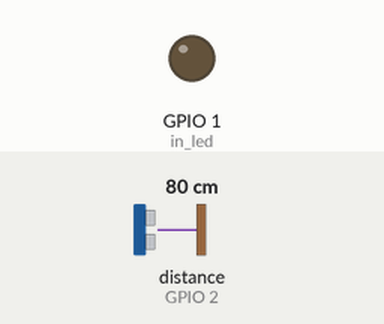
This sketch was run on a simulated ESP8266 (NodeMCU). On the bench: output pins drawn as LEDs (lit = HIGH). Wiring (inferred from the names in the program): ultrasonic range finder: trigger GPIO 0; echo GPIO 2. Inputs (shaded band) come from the test bench; at power-on: distance to the obstacle (sensor on GPIO 2) 80 cm. The echo pulse lasts 58.3 µs per cm; WiFi joins after 1.5 s; servers stay silent unless stated; no MQTT or app messages arrive unless stated; pins used as bus, display or sensor lines are not drawn; what the sketch prints to the serial monitor is not drawn.

Above: at 0.1 s.
At 11.6 s:
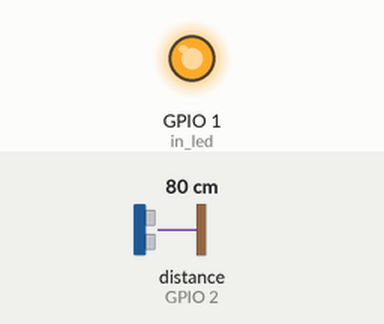
Timing chart, 0 to 13.1 s (numbered marks = the images above):
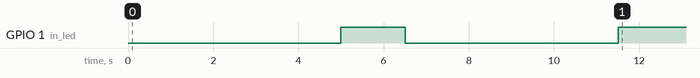

The sketch:

esp01.ino
```cpp
#include <ESP8266WiFi.h>
#include <PubSubClient.h>

#define wifi_ssid "Ruben"
#define wifi_password "123456789"

#define mqtt_server "192.168.43.105"
#define mqtt_port 1883
#define mqtt_user "user1"
#define mqtt_password "1234"

#define out_topic "/eps-L1/location/sensor1"
#define in_led 1

#define echoPin 2 // Echo Pin
#define trigPin 0 // Trigger Pin

long duration, distance; // Duration used to calculate distance

WiFiClient espClient;
PubSubClient client;

void setup() {
  Serial.begin(115200);
  pinMode(in_led, OUTPUT);
  pinMode(trigPin, OUTPUT);
  pinMode(echoPin, INPUT);

  digitalWrite(in_led, LOW);
  delay(5000);
  digitalWrite(in_led, HIGH);

  setup_wifi();
  client.setClient(espClient);
  client.setServer(mqtt_server, mqtt_port);

  digitalWrite(in_led, LOW);
  delay(5000);
  digitalWrite(in_led, HIGH);
}

void setup_wifi() {
  delay(10);
  // We start by connecting to a WiFi network
  Serial.println();
  Serial.print("Connecting to ");
  Serial.println(wifi_ssid);

  WiFi.begin(wifi_ssid, wifi_password);

  while (WiFi.status() != WL_CONNECTED) {
    delay(500);
    Serial.print(".");
  }

  Serial.println("");
  Serial.println("WiFi connected");
  Serial.println("IP address: ");
  Serial.println(WiFi.localIP());
}

void reconnect() {
  // Loop until we're reconnected
  while (!client.connected()) {
    Serial.print("Attempting MQTT connection...");
    // Attempt to connect
    // If you do not want to use a username and password, change next line to
    // if (client.connect("ESP8266Client")) {
    if (client.connect("ESP8266Client", mqtt_user, mqtt_password)) {
      Serial.println("connected");
    } else {
      Serial.print("failed, rc=");
      Serial.print(client.state());
      Serial.println(" try again in 5 seconds");
      // Wait 5 seconds before retrying
      delay(5000);
    }
  }
}

void loop() {
  if (!client.connected()) {
    reconnect();
  }
  client.loop();
  client.publish(out_topic, String(get_distance()).c_str(), true);
  delay(10000);
}

long get_distance(){
  digitalWrite(trigPin, LOW);
  delayMicroseconds(2);
  digitalWrite(trigPin, HIGH);
  delayMicroseconds(10);
  digitalWrite(trigPin, LOW);
  duration = pulseIn(echoPin, HIGH);
  distance = duration/58.2;
  return distance;
}
```
